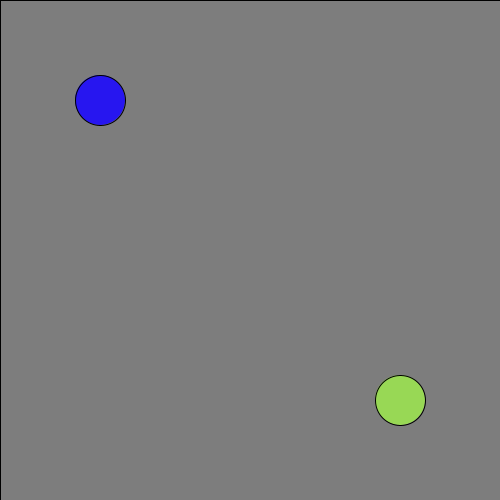
Frame 1 (no input)
Frame 60 (the mouse pressed at the canvas centre just before this capture): identical to frame 1, image omitted
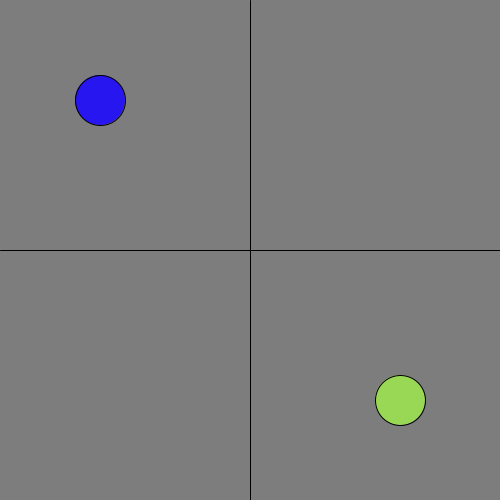
Frame 120 (the mouse held since frame 60 and released just before this capture)

The Processing sketch that drew these frames (run headless with seeded random() and noise(); from frame 60 on, the mouse is pressed at the canvas centre):

// Processing sketch: Klassen_Und_Objekte
// ── Klassen_Und_Objekte.pde
/*
  
  Processing Tutorial
  Sketch Nr. 18
  Thema : Klassen & Objekte
  
  Sketch Inhalte :
  
  class className {} - Klassen bilden ein Vorlage on der objektorientierten Programmierung aus denen Objekte ergeugt werden koennen
    Eine Klasse besteht aus :
      - Datenfeldern (Klassen-Variablen)
      - Konstruktoren zur Objecktbildung
      - Methoden (Funktion die Teil einer Klasse ist)
  
  final - Das Schluesselwort final legt fest, dass Variablenwerte nicht mehr veraendert werden koennen und Klassen & Methoden nicht vererbt werden koennen
  
  static - Das Schluellsewort static legt fest, dass sich alle Instanzen der Klasse eine Varable oder eine Methode teilen
  
  *public - (Standard) Legt fest, dass ein Datenfeld, ein Konstruktor bzw eine Methode fuer alle anderen Klassen sichtbar ist
  *protected - Legt fest, dass ein Datenfeld, ein Konstruktor bzw eine Methode fuer alle Klassen und Sub-Klassen um package sichtbar ist
  *private - Legt fest, dass ein Datenfeld, ein Konstruktor bzw eine Methode nur fuer die eigene Klasse sichtbar ist
  
  *** Schluesselwoerter funktionieren nicht in Processing, alle .pde dateien eines Projektes werden als eine einzige Subklasse von PApplet verkettet 
  
*/

Spieler s1, s2;
zufallsGenerator zg;

void setup()
{
  // SETUP START
  size(500,500);
  s1 = new Spieler(100.0,100.0,10,#2716F0,'w','s','a','d');
  s2 = new Spieler(400.0,400.0,10,#98D855,'i','k','j','l');
  zufallsGenerator zg = new zufallsGenerator(5,4);
  zufallsGenerator x = new zufallsGenerator(7);
  println(zg.a + "|" + zg.b);
  zufallsGenerator.a = 12;
  println(zg.a + "|" + zg.b);
  zg.a = -5;
  zg.b = -22;
  println(zg.a + "|" + zg.b);
  println(x.a + "|" + x.b);
  // SETUP ENDE
}

void draw()
{
  // NICHT TEIL DES TUTORIALS
  background(125);
  // DRAW START
  s1.paintPlayer();
  s2.paintPlayer();
  // DRAW ENDE
  // NICHT TEIL DES TUTORIALS
  line(0, mouseY, width, mouseY);
  line(mouseX, 0, mouseX, height);
  //println(mouseX + " | " + mouseY);
}

void keyTyped()
{
  s1.movePlayer(key);
  s2.movePlayer(key);
  
  if(key == '7')
  {
    println(zg.zufallsBoolean());
    println(zufallsGenerator.zufallsBoolean());
  } else if(key == '4')
  {
    println(zg.zufallsInt(50));
    println(zufallsGenerator.zufallsInt(25));
  } else if(key == '5')
  {
    println(zg.zufallsInt(-25,25));
    println(zufallsGenerator.zufallsInt(-25,25));
  } else if(key == '1')
  {
    println(zg.zufallsFloat(50.0));
    println(zufallsGenerator.zufallsFloat(50.0));
  } else if(key == '2')
  {
    println(zg.zufallsFloat(-25.0,25.0));
    println(zufallsGenerator.zufallsFloat(-25.0,25.0));
  } else if(key == '0')
  {
    println(zg.zufallsString(3));
    println(zufallsGenerator.zufallsString(4));
    println(zg.zufallsString(5));
    println(zufallsGenerator.zufallsString(6));
    println(zg.zufallsString(7));
    println(zufallsGenerator.zufallsString(8));
  } 
}

void mouseClicked()
{
  s1.changeColor();
  s2.changeColor();
}

// ── Spieler.pde
class Spieler
{
  float x;
  float y;
  final float speed;
  
  color col;
  char up, down, left, right;
  
  Spieler(float x_, float y_, float s, color c, char u, char d, char l, char r)
  {
    this.x = x_;
    this.y = y_;
    this.speed = s;
    this.col = c;
    this.up = u;
    this.down = d;
    this.left = l;
    this.right = r;
  }
  
  void paintPlayer()
  {
    fill(col);
    ellipseMode(CENTER);
    circle(x,y,50);
  }
  
  void movePlayer(char k)
  {
    if(k == this.up)
    {
      y -= speed;
    } else if(k == this.down)
    {
      y += speed;
    } else if(k == this.left)
    {
      x -= speed;
    } else if(k == this.right)
    {
      x += speed;
    }
  }
  
  void changeColor()
  {
    int rot = (int)random(256);
    int gruen = (int)random(256);
    int blau = (int)random(256);
    col = color(rot,gruen,blau);
  }
  
}

// ── ZufallsGenerator.pde
static class zufallsGenerator
{

  static int a;
  int b;
  
  zufallsGenerator(int y)
  {
    b = y;
  }
  
  zufallsGenerator(int x, int y)
  {
    a = x;
    b = y;
  }
  
  static boolean zufallsBoolean()
  {
    int tendenz = (int)(Math.random() * 10.0);
    if(tendenz < 5)
    {
      return false;
    } else 
    {
      return true;
    }
  }
  
  static int zufallsInt(int max)
  {
    return (int)zufallsFloat((float)max);
  }
  
  static int zufallsInt(int min, int max)
  {
    return (int)zufallsFloat((float)min,(float)max);
  }
  
  static float zufallsFloat(float max)
  {
    return (float)(Math.random()) * max;
  }
  
  static float zufallsFloat(float min, float max)
  {
    if(min < 0.0)
    {
      min *= -1;
      return zufallsFloat(max+min) - min;
    } else if(min == 0.0)
    {
      return zufallsFloat(max);
    } else {
      return zufallsFloat(max-min) + min;
    }
  }
  
  static String zufallsString(int laenge)
  {
    String wort = "";
    
    for(int index = 0; index < laenge; index++)
    {
      int tendenz = (int)(Math.random() * 10.0);
      int buchstabe = (int)(Math.random() * 26.0);
      if(tendenz < 5)
      {
        buchstabe += 97;
      } else 
      {
        buchstabe += 65;
      }
      wort += (char)buchstabe;
    }
    
    return wort;
  }
  
}
